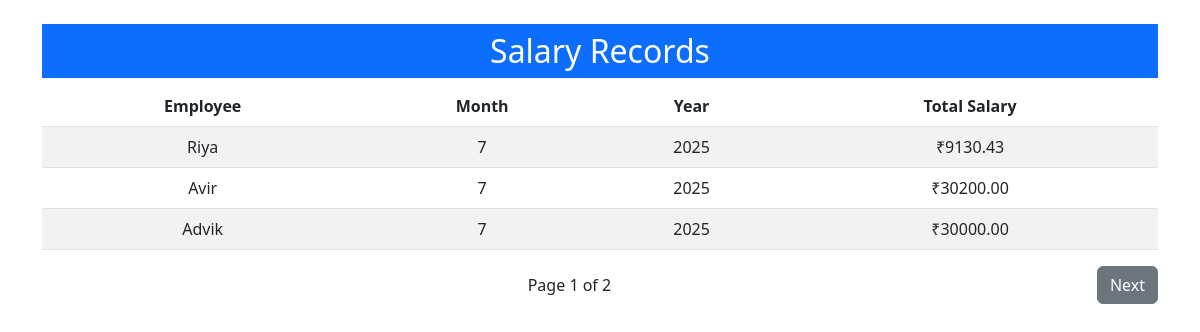
Screenshot of /salary-list/ with the database file from the repository.
### core/models.py (models this page shows, shortened)
class Salary(models.Model):
    employee = models.ForeignKey(Employee, on_delete=models.CASCADE)
    month = models.IntegerField()
    year = models.IntegerField()
    total_working_days = models.IntegerField()
    total_leave_taken = models.IntegerField()
    overtime = models.FloatField(default=0)
    total_salary_made = models.FloatField(default=0)
    is_salary_calculated = models.BooleanField(default=False)
    class Meta:
                unique_together=('employee','month','year')

class Employee(models.Model):
    name = models.CharField(max_length=100)
    email = models.EmailField()
    phone = models.CharField(max_length=15)
    department = models.CharField(max_length=100)
    base_salary = models.FloatField(default=0)

### core/views.py (the view)
# urls.py: path('salary-list/', views.salary_list, name='salary_list'),
def salary_list(request):
    salary_qs = Salary.objects.filter(is_salary_calculated=True).order_by('-year', '-month')
    paginator = Paginator(salary_qs, 3)
    page = request.GET.get('page') or 1
    salaries = paginator.get_page(page)
    return render(request, 'core/salary_list.html', {'salaries': salaries})

### core/templates/core/salary_list.html (shortened to what this page needs)
{% extends "core/base.html" %}
{% load static %}
{% block content %}
<div class="container mt-4">
    <h2 class="bg-primary p-2 text-center text-white">Salary Records</h2>
    <table class="table table-striped">
      <thead>
        <tr>
          <th class="text-center">Employee</th>
          <th class="text-center">Month</th>
          <th class="text-center">Year</th>
          <th class="text-center">Total Salary</th>
        </tr>
      </thead>
      <tbody>
        {% for salary in salaries %}
        <tr>
          <td class="text-center">{{ salary.employee.name }}</td>
          <td class="text-center">{{ salary.month }}</td>
          <td class="text-center">{{ salary.year }}</td>
          <td class="text-center">₹{{ salary.total_salary_made|floatformat:"2" }}</td>
        </tr>
        {% empty %}
        <tr>
          <td colspan="4" class="text-center text-danger">No salary records found.</td>
        </tr>
        {% endfor %}
      </tbody>
    </table>
    <div class="pagination d-flex justify-content-between align-items-center">
      <span>Page {{ salaries.number }} of {{ salaries.paginator.num_pages }}</span>
      {% if salaries.has_next %}
        <a class="btn btn-secondary" href="?page={{ salaries.next_page_number }}">Next</a>
      {% else %}
        <span></span>
      {% endif %}
    </div>
  </div>
{% endblock content %}

### rows the page displays
Salary: employee.name "Riya", month "7", year "2025", total_salary_made "9130.43"
Salary: employee.name "Avir", month "7", year "2025", total_salary_made "30200.00"
Salary: employee.name "Advik", month "7", year "2025", total_salary_made "30000.00"

### other values shown
{{ salaries.number }} "1"
{{ salaries.paginator.num_pages }} "2"
